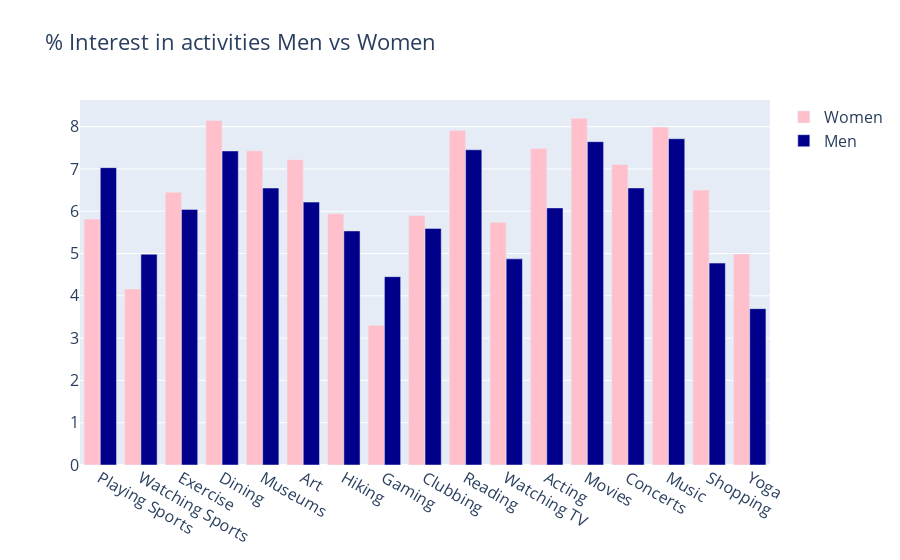

Notebook source saved alongside this figure:
### Code cell
trace1 = go.Bar(
    x=activities_interested,
    y=activities.iloc[0],
    name='Women',
    #orientation = 'h',
    marker=dict(
        color='pink'
    )
)
trace2 = go.Bar(
    x=activities_interested,
    y=activities.iloc[1],
    name='Men',
    #orientation = 'h',
    marker=dict(
        color='darkblue'
    )
)

data3 = [trace1, trace2]
layout = go.Layout(
    title='% Interest in activities Men vs Women',
    font=dict(
        size=16
    ),
    # barmode = 'stack',
    legend=dict(
        font=dict(
            size=16
        )
    )
)
fig = go.Figure(data=data3, layout=layout)
py.iplot(fig, filename='barchart')

### Figure 1 — Plotly figure (JSON) as saved in the notebook; plotly's stock layout.template omitted (floating-point values rounded to 4 significant figures)
{"data": [{"marker": {"color": "pink"}, "name": "Women", "x": ["Playing Sports", "Watching Sports", "Exercise", "Dining", "Museums", "Art", "Hiking", "Gaming", "Clubbing", "Reading", "Watching TV", "Acting", "Movies", "Concerts", "Music", "Shopping", "Yoga"], "y": [5.813, 4.162, 6.451, 8.147, 7.428, 7.22, 5.942, 3.302, 5.9, 7.907, 5.739, 7.482, 8.198, 7.104, 7.99, 6.499, 4.99, null], "type": "bar"}, {"marker": {"color": "darkblue"}, "name": "Men", "x": ["Playing Sports", "Watching Sports", "Exercise", "Dining", "Museums", "Art", "Hiking", "Gaming", "Clubbing", "Reading", "Watching TV", "Acting", "Movies", "Concerts", "Music", "Shopping", "Yoga"], "y": [7.03, 4.984, 6.043, 7.425, 6.548, 6.215, 5.534, 4.453, 5.594, 7.453, 4.874, 6.079, 7.644, 6.55, 7.714, 4.774, 3.696, null], "type": "bar"}], "layout": {"font": {"size": 16}, "legend": {"font": {"size": 16}}, "title": {"text": "% Interest in activities Men vs Women"}}}
